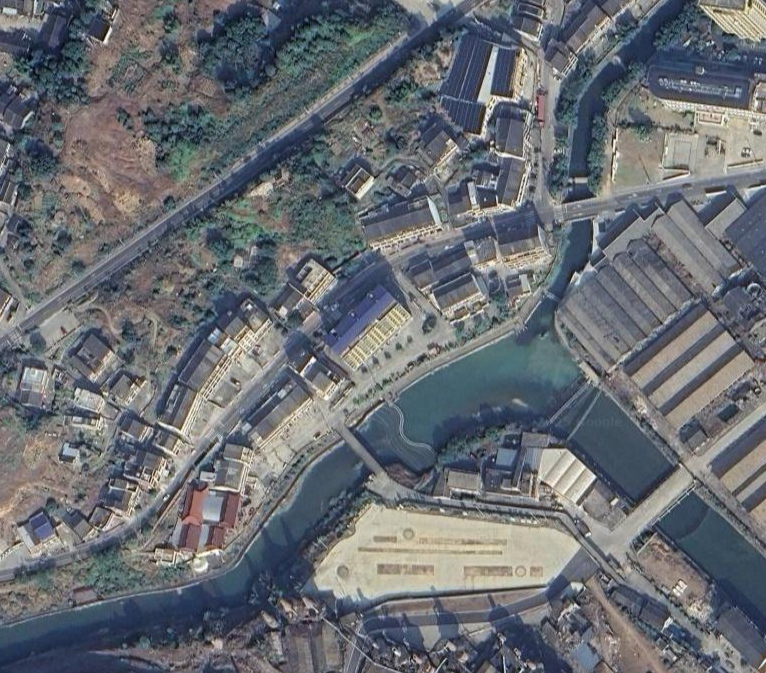
#> input picture photo/4.jpg, 766 x 673 px, given in place of 4.png, which was not available
$ jupyter execute --allow-errors seg_map.ipynb   (shell and % lines are left out)
#> lines starting #> are read from the running program, lines starting #| are printed output that depends on the picture; after the words box and inside, x2 and y2 are one past the last pixel; in counts of white or black regions, pixels touching at a corner belong together; pictures that were not available may be replaced by others from this repository, and a replacement may not be noted
### PaddleSeg/infer.py
import os
import subprocess
from skimage import io

# 全局设定
SAVE_DIR = r"output/test"
PSEUDO_DIR = os.path.join(SAVE_DIR, "pseudo_color_prediction")


def infer_single(image_path):
    """
    使用 PP-LiteSeg 模型对单张图像进行推理，返回预测后的 mask np.ndarray。
    """
    image_name = os.path.splitext(os.path.basename(image_path))[0]
    print(f"[🚀] 正在用 PP-LiteSeg 推理图像：{image_name}")

    cmd = [
        "python", "tools/predict.py",
        "--config", "configs/road_seg/pp_liteseg_stdc1_deepglobe_infer.yml",
        "--model_path", "pp_liteseg_stdc1_deepglobe.pdparams",
        "--image_path", image_path,
        "--save_dir", SAVE_DIR
    ]
    subprocess.run(cmd)
    print(cmd)
    output_path = os.path.join(PSEUDO_DIR, f"{image_name}.png")
    print(output_path)
    if os.path.exists(output_path):
        print(f"[✅] 输出文件读取：{output_path}")
        mask_np = io.imread(output_path)
        return mask_np
    else:
        print(f"[❌] 未找到输出文件：{output_path}")
        return None


# [24 lines left out: function infer_seg, not called in this run]


def infer_pplite(image_path):
    """
    使用 PP-LiteSeg WHDLD 模型推理单张图像，返回预测结果的 numpy mask。
    """
    save_dir = "./output/pplite_seg_whdld_3"
    pseudo_dir = os.path.join(save_dir, "pseudo_color_prediction")
    image_name = os.path.splitext(os.path.basename(image_path))[0]

    # 构造命令
    cmd = [
        "python", "tools/predict.py",
        "--config", "configs/pp_liteseg/pp_liteseg_whdld_3.yml",
        "--model_path", "output/pplite_seg_whdld_3/best_model_2/model.pdparams",
        "--image_path", image_path,
        "--save_dir", save_dir,
        "--crop_size", "256", "256",
        "--stride", "128", "128"
    ]

    # 执行命令
    print(f"[🚀] 正在推理：{image_name}")
    subprocess.run(cmd)

    # 结果路径
    mask_path = os.path.join(pseudo_dir, f"{image_name}.png")
    if os.path.exists(mask_path):
        mask_np = io.imread(mask_path)
        print(f"[✅] Mask 成功读取：{mask_path}")
        return mask_np
    else:
        print(f"[❌] 未找到输出文件：{mask_path}")
        return None


# [7 lines of commented-out code are left out]

### PaddleSeg/seg_map.ipynb
[cell 1]
import os


def run_ppliteseg_whdld_predict(image_path):
    """
    调用PaddleSeg进行语义分割预测，并返回预测结果mask路径。

    参数：
    - image_path: str，输入图像路径

    返回：
    - mask_path: str，预测结果的mask图像路径
    """
    config = "configs/pp_liteseg/pp_liteseg_whdld_3.yml"
    model_path = "output/pplite_seg_whdld_3/iter_4000_2/model.pdparams"
    save_dir = "output/pplite_seg_whdld_3"
    crop_size = "256 256"
    stride = "128 128"

    # 获取图像文件名
    # img_name = os.path.basename(image_path)
    img_name = os.path.splitext(os.path.basename(image_path))[0] + ".png"
    mask_path = os.path.join(save_dir, "pseudo_color_prediction", img_name)

    # 构造并执行命令
    cmd = f"python tools/predict.py " \
          f"--config {config} " \
          f"--model_path {model_path} " \
          f"--image_path {image_path} " \
          f"--save_dir {save_dir} " \
          f"--crop_size {crop_size} " \
          f"--stride {stride}"

    os.system(cmd)

    return mask_path


def rgb_mask_to_label(mask_path):
    # 读取 RGB 彩色 mask
    mask_rgb = io.imread(mask_path)
#> mask_rgb is the input picture: shape (673, 766, 4); mean R, G, B, A 104.7, 108.8, 114, 255

    # 初始化 label mask（全 0）
    label_mask = np.zeros((mask_rgb.shape[0], mask_rgb.shape[1]), dtype=np.uint8)

    # 定义映射字典
    rgb_to_label = {
        (0, 0, 128): 0,
        (0, 128, 0): 1,
        (0, 128, 128): 2,
        (128, 0, 0): 3,
        (128, 0, 128): 4,
        (128, 128, 0): 5
    }
    # 定义 RGB → 类别标签映射字典，并标注每种颜色的语义
    rgb_to_label = {
        (0, 0, 128): 0,  # 建筑物（Building），深蓝色
        (0, 128, 0): 1,  # 道路（Road），深绿色
        (0, 128, 128): 2,  # 水体，青绿色 / 湖水绿
        (128, 0, 0): 3,  # 建筑，深红色 / 暗红
        (128, 0, 128): 4,  #  道路 紫红色 / 紫色
        (128, 128, 0): 5  # 裸土  橄榄色 / 黄绿色
    }

    # 对每个 RGB 组合进行匹配替换
    for rgb, label in rgb_to_label.items():
        mask = np.all(mask_rgb == rgb, axis=-1)
        label_mask[mask] = label
#> label_mask: shape (673, 766); every value is 0

    return label_mask


img_path = r"..\photo\4.jpg"
mask_path = run_ppliteseg_whdld_predict(img_path)
print("预测输出 mask 文件路径：", mask_path)
import numpy as np
from skimage import io

#> (the rest of this cell did not finish here and is left out)

#> (a cell that did not finish here is left out)

[cell 3]
# io.imshow(label_mask)
io.imshow(img_path)

[cell 4]
io.imshow(img_path)

[cell 5]
from skimage import io
import numpy as np


def list_rgb_combinations(mask_path):
    mask_rgb = io.imread(mask_path)  # 读取彩色 mask（H, W, 3）

    # 重塑为 (N, 3) 形式的数组
    pixels = mask_rgb.reshape(-1, 3)

    # 使用 set 去重并排序
    unique_colors = np.unique(pixels, axis=0)

    # 转为 list of tuples
    color_list = [tuple(color) for color in unique_colors]

    return color_list


#> (the rest of this cell did not finish here and is left out)

[cell 6]
import numpy as np
from skimage import io


def rgb_mask_to_label(mask_path):
    # 读取 RGB 彩色 mask
    mask_rgb = io.imread(mask_path)

    # 初始化 label mask（全 0）
    label_mask = np.zeros((mask_rgb.shape[0], mask_rgb.shape[1]), dtype=np.uint8)

    # 定义映射字典
    rgb_to_label = {
        (0, 0, 128): 0,
        (0, 128, 0): 1,
        (0, 128, 128): 2,
        (128, 0, 0): 3,
        (128, 0, 128): 4,
        (128, 128, 0): 5
    }

    # 对每个 RGB 组合进行匹配替换
    for rgb, label in rgb_to_label.items():
        mask = np.all(mask_rgb == rgb, axis=-1)
        label_mask[mask] = label

    return label_mask


#> (the rest of this cell did not finish here and is left out)

[cell 7]
mask_path

#> (a cell that did not finish here is left out)

[cell 9]
from infer import infer_seg, infer_single, infer_pplite

test_image = r"../photo/4.jpg"
mask_single = infer_single(test_image)

mask_pplite = infer_pplite(test_image)

[cell 10]
io.imshow(mask_single)

[cell 11]
import numpy as np
import matplotlib.pyplot as plt
from skimage import color

[cell 12]
def binary_from_mask(mask_rgb, threshold=0):
    """
    将 RGB mask 转换为灰度并二值化。
    参数：
        - mask_rgb: RGB 格式的彩色 mask (H, W, 3)
        - threshold: 二值化阈值，默认所有非零像素设为1
    返回：
        - binary_mask: (H, W)，0-1 二值 mask
    """
#> called with threshold = 0
    # 转为灰度（浮点数，范围0~1）
    gray_mask = color.rgb2gray(mask_rgb)
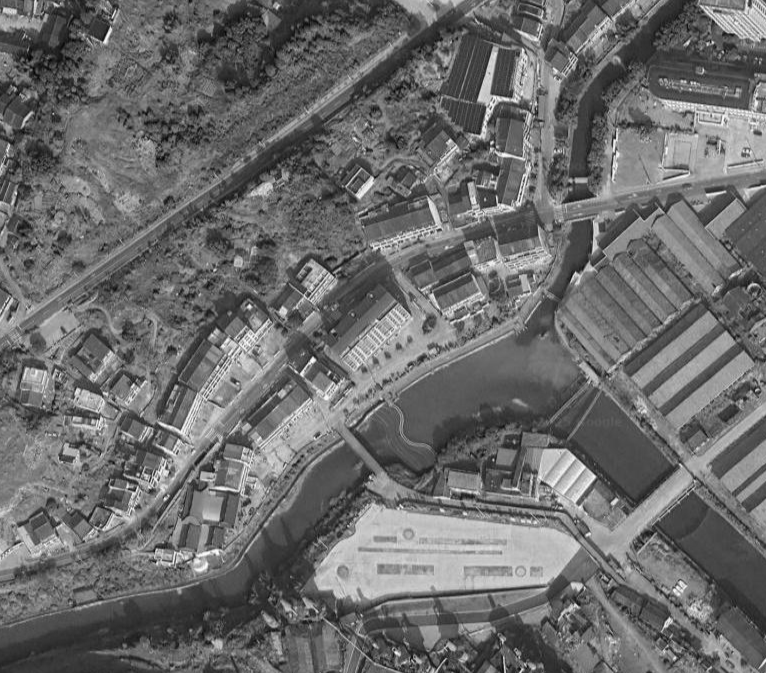
#> gray_mask: shape (673, 766) float64; min 0.0188, max 0.995, mean 0.425
    # print(np.unique(gray_mask))
    # 二值化
    binary_mask = (gray_mask > min(np.unique(gray_mask))).astype(np.uint8)
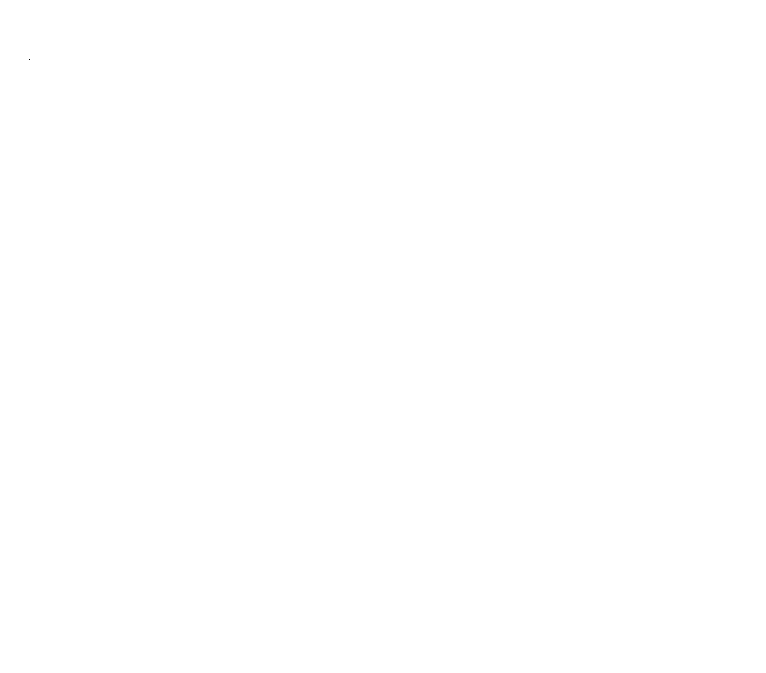
#> binary_mask: shape (673, 766); values 0 (black) and 1 (white), 100% white; black in thin lines or dots, all inside (x1, y1, x2, y2) = (29, 59, 30, 60)

    return binary_mask


binary = binary_from_mask(mask_single)
binary

[cell 13]
import matplotlib.pyplot as plt
from skimage import io
import os

io.imshow(mask_pplite)

[cell 14]
import numpy as np


def rgb_mask_to_label(mask_rgb):
    """
    将 RGB mask（预测输出）映射为 0~5 的 label mask。
    """
    rgb_to_label = {
        (0, 0, 128): 0,  # 建筑物
        (0, 128, 0): 1,  # 道路
        (0, 128, 128): 2,  # 水体
        (128, 0, 0): 3,  # 植被
        (128, 0, 128): 4,  # 紫红（如人行道/特殊地面）
        (128, 128, 0): 5  # 裸土
    }

    h, w, _ = mask_rgb.shape
#> h = 673; w = 766
    label_mask = np.zeros((h, w), dtype=np.uint8)

    for rgb, label in rgb_to_label.items():
        match = np.all(mask_rgb == rgb, axis=-1)
        label_mask[match] = label

    return label_mask


#> (the rest of this cell did not finish here and is left out)

$ run again, with photo/2.jpg copied over photo/4.jpg
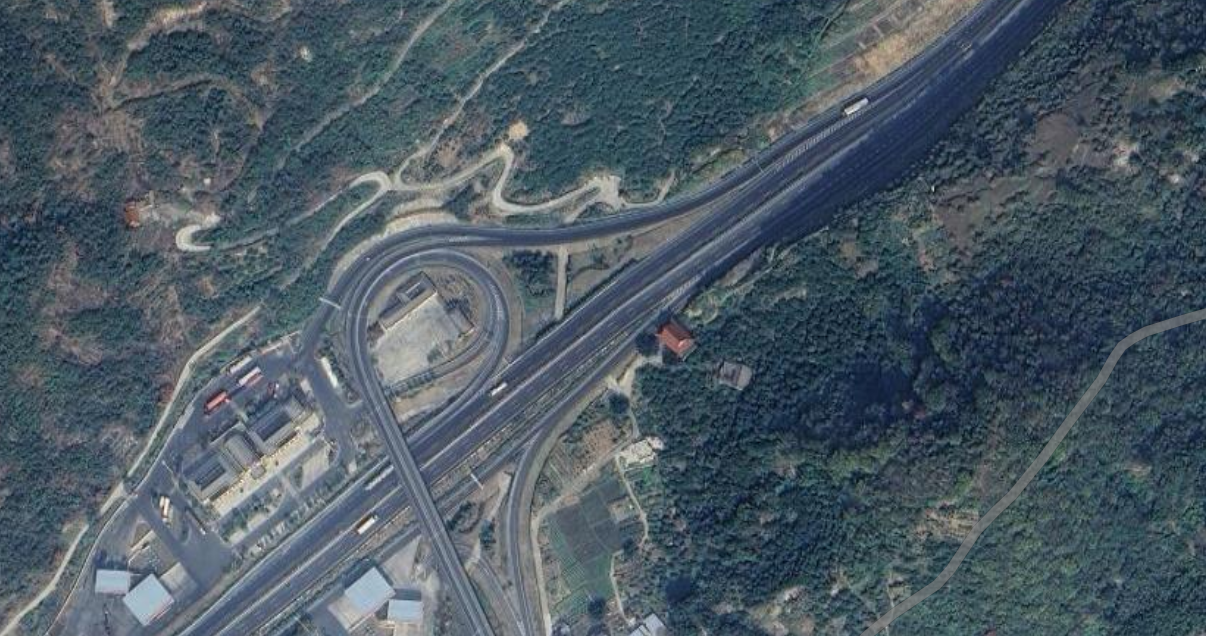
#> input picture photo/2.jpg, 1206 x 636 px, given in place of 4.png, which was not available
#> in rgb_mask_to_label, mask_rgb is the input picture: shape (636, 1206, 4); mean R, G, B, A 75.7, 89.7, 99.7, 255
#> in list_rgb_combinations, `color_list = [tuple(color) for color in unique_colors]`: color_list = 107025 items
#> the loop `for color in color_list:` made 107025 passes
#> (printed output is left out)
#> in binary_from_mask, `gray_mask = color.rgb2gray(mask_rgb)`:
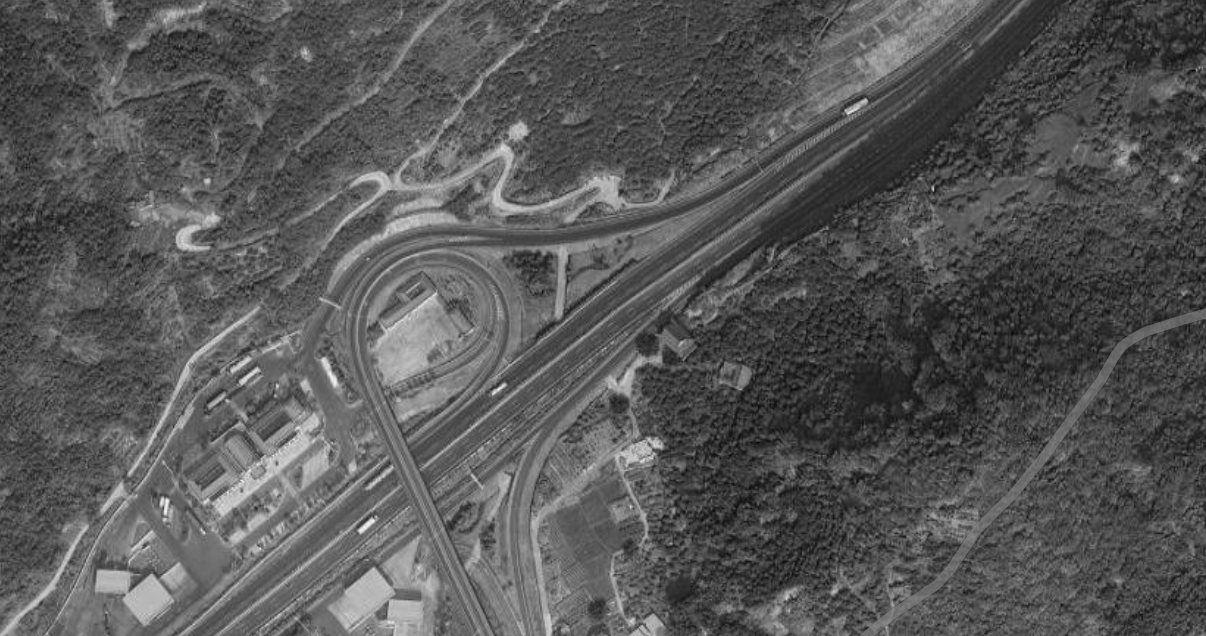
#> gray_mask: shape (636, 1206) float64; min 0.02, max 0.978, mean 0.343
#> binary_mask: shape (636, 1206); values 0 (black) and 1 (white), 100% white; black in thin lines or dots, all inside (x1, y1, x2, y2) = (930, 455, 931, 456)

$ run again, with photo/3.jpg copied over photo/4.jpg
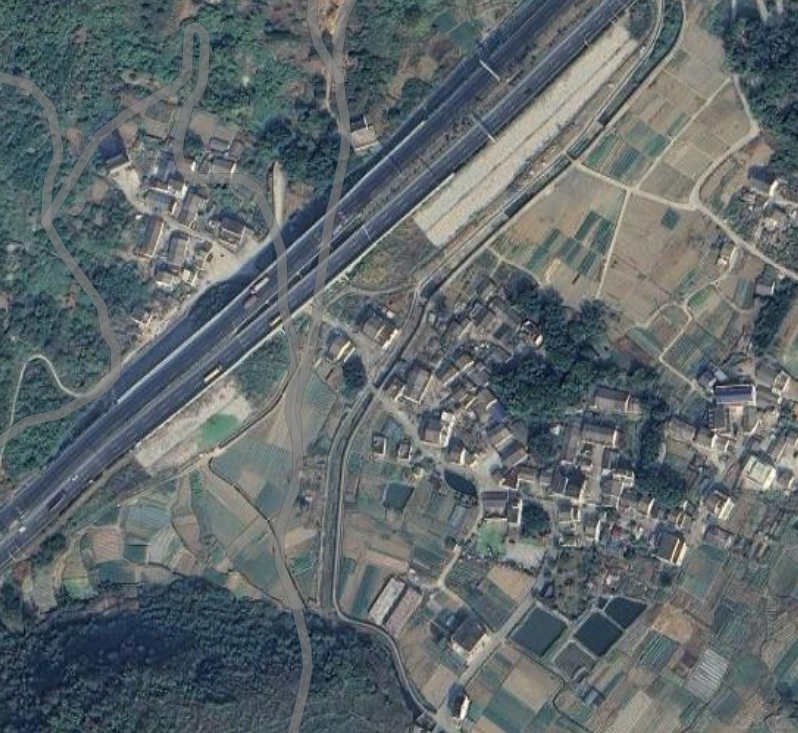
#> input picture photo/3.jpg, 798 x 733 px, given in place of 4.png, which was not available
#> in rgb_mask_to_label, mask_rgb is the input picture: shape (733, 798, 4); mean R, G, B, A 96, 104.7, 107.1, 255
#> in list_rgb_combinations, `color_list = [tuple(color) for color in unique_colors]`: color_list = 107122 items
#> the loop `for color in color_list:` made 107122 passes
#> (printed output is left out)
#> in binary_from_mask, `gray_mask = color.rgb2gray(mask_rgb)`:
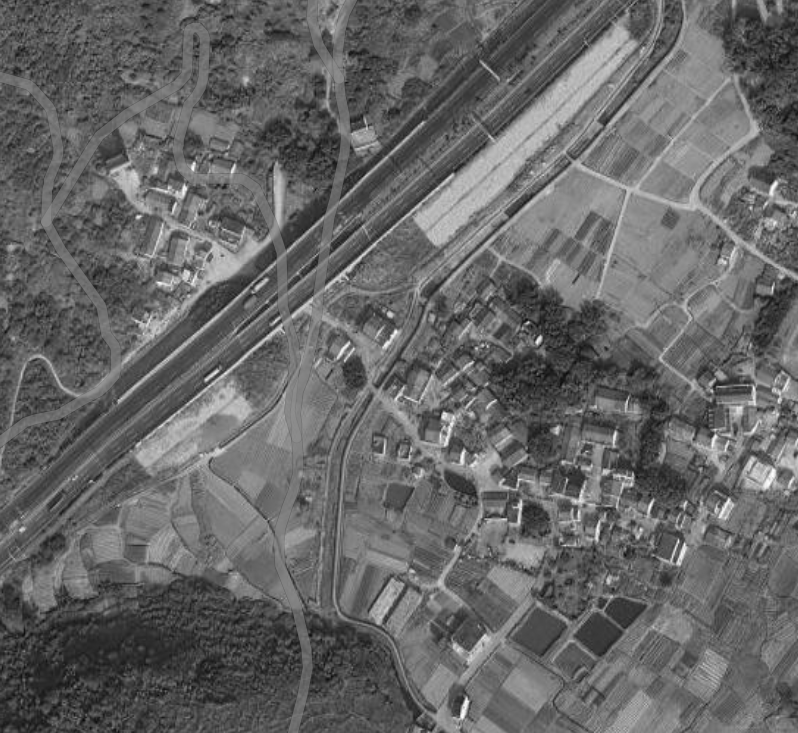
#> gray_mask: shape (733, 798) float64; min 0.0362, max 0.995, mean 0.404
#> binary_mask: shape (733, 798); values 0 (black) and 1 (white), 100% white; black in thin lines or dots, all inside (x1, y1, x2, y2) = (83, 720, 84, 721)
